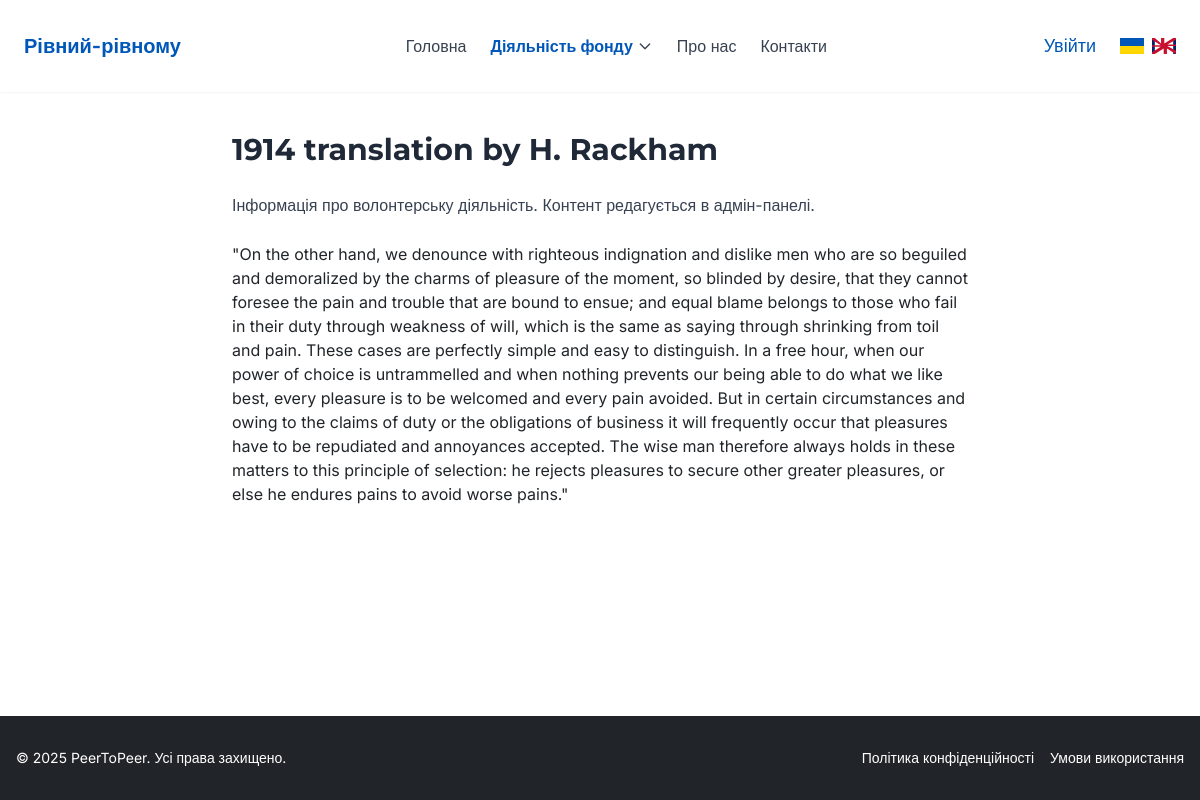
Screenshot of /volunteering/ with the database file from the repository.
### core/models.py (models this page shows, shortened)
class VolunteeringPage(models.Model):
    title = models.CharField(max_length=200)
    content = models.TextField()
    updated_at = models.DateTimeField(auto_now=True)

### core/views.py (the view)
# urls.py: path('volunteering/', volunteering_view, name='volunteering'),
def volunteering_view(request):
    page = VolunteeringPage.objects.first()
    return render(request, "includes/volunteering.html", {"page": page})

### templates/includes/volunteering.html
{% extends 'base.html' %}
{% load i18n %}
{% block content %}
<section class="max-w-screen-md mx-auto px-4 py-10">
    <h1 class="text-3xl font-bold text-gray-800 mb-6">{{ page.title }}</h1>
  <p class="text-gray-700 leading-relaxed">
    Інформація про волонтерську діяльність. Контент редагується в адмін-панелі.
  </p>
  {% if page %}
    <div class="mt-6 prose max-w-none">
      {{ page.content|safe }}
    </div>
  {% endif %}
</section>
{% endblock %}

### static/css/styles.css (style rules this page uses)
html, :host { line-height: 1.5; -webkit-text-size-adjust: 100%; -moz-tab-size: 4; -o-tab-size: 4; tab-size: 4; font-family: Inter, sans-serif; font-feature-settings: normal; font-variation-settings: normal; -webkit-tap-highlight-color: transparent; }
body { margin: 0; line-height: inherit; }
h1, h2, h3, h4, h5, h6 { font-size: inherit; font-weight: inherit; }
blockquote, dl, dd, h1, h2, h3, h4, h5, h6, hr, figure, p, pre { margin: 0; }
body { font-family: Inter, sans-serif; --tw-text-opacity: 1; color: rgb(33 37 41 / var(--tw-text-opacity, 1)); }
h1, h2, h3, h4, h5, h6 { font-family: Montserrat, sans-serif; }
.mx-auto { margin-left: auto; margin-right: auto; }
.mb-6 { margin-bottom: 1.5rem; }
.mt-6 { margin-top: 1.5rem; }
.flex { display: flex; }
.h-full { height: 100%; }
.min-h-screen { min-height: 100vh; }
.max-w-none { max-width: none; }
.max-w-screen-md { max-width: 768px; }
.flex-col { flex-direction: column; }
.px-4 { padding-left: 1rem; padding-right: 1rem; }
.py-10 { padding-top: 2.5rem; padding-bottom: 2.5rem; }
.text-3xl { font-size: 1.875rem; line-height: 2.25rem; }
.font-bold { font-weight: 700; }
.leading-relaxed { line-height: 1.625; }
.text-gray-700 { --tw-text-opacity: 1; color: rgb(55 65 81 / var(--tw-text-opacity, 1)); }
.text-gray-800 { --tw-text-opacity: 1; color: rgb(31 41 55 / var(--tw-text-opacity, 1)); }

### rows the page displays
VolunteeringPage: title "1914 translation by H. Rackham", content "\"On the other hand, we denounce with righteous indignation and dislike men who are so beguiled and demoralized by the charms of pleasure of the moment, so blinded by desire, that they cannot foresee the pain and trouble that are bound to ensue; and equal blame belongs to those who fail in their duty through weakness of will, which is the same as saying through shrinking from toil and pain. These cases are perfectly simple and easy to distinguish. In a free hour, when our power of choice is untrammelled and when nothing prevents our being able to do what we like best, every pleasure is to be welcomed and every pain avoided. But in certain circumstances and owing to the claims of duty or the…"
